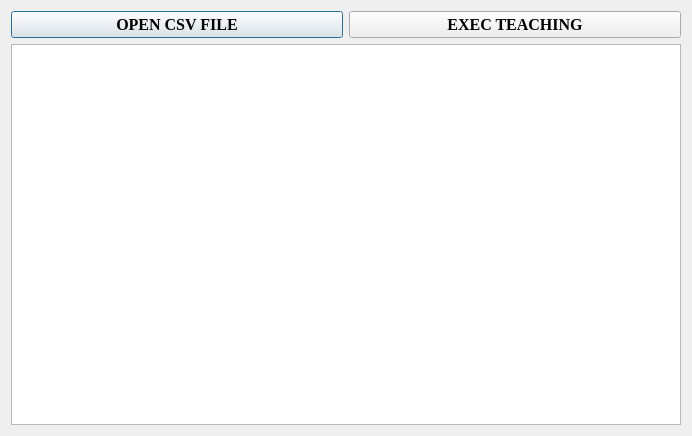
<?xml version="1.0" encoding="UTF-8"?>
<ui version="4.0">
 <class>TeachDlg</class>
 <widget class="QDialog" name="TeachDlg">
  <property name="geometry">
   <rect>
    <x>0</x>
    <y>0</y>
    <width>692</width>
    <height>436</height>
   </rect>
  </property>
  <property name="font">
   <font>
    <family>Times New Roman</family>
    <pointsize>12</pointsize>
    <weight>75</weight>
    <bold>true</bold>
   </font>
  </property>
  <property name="windowTitle">
   <string>Teaching Dialog</string>
  </property>
  <layout class="QGridLayout" name="gridLayout_2">
   <item row="0" column="0">
    <layout class="QGridLayout" name="gridLayout">
     <item row="0" column="0">
      <widget class="QPushButton" name="csvBtn">
       <property name="text">
        <string>OPEN CSV FILE</string>
       </property>
       <property name="icon">
        <iconset resource="Resource.qrc">
         <normaloff>:/icons/file.ico</normaloff>:/icons/file.ico</iconset>
       </property>
      </widget>
     </item>
     <item row="0" column="1">
      <widget class="QPushButton" name="startBtn">
       <property name="text">
        <string>EXEC TEACHING</string>
       </property>
       <property name="icon">
        <iconset resource="Resource.qrc">
         <normaloff>:/icons/start.ico</normaloff>:/icons/start.ico</iconset>
       </property>
      </widget>
     </item>
     <item row="1" column="0" colspan="2">
      <widget class="QTextBrowser" name="infoBrowser">
       <property name="font">
        <font>
         <family>Times New Roman</family>
         <pointsize>9</pointsize>
         <weight>50</weight>
         <bold>false</bold>
        </font>
       </property>
      </widget>
     </item>
    </layout>
   </item>
  </layout>
 </widget>
 <layoutdefault spacing="6" margin="11"/>
 <resources>
  <include location="Resource.qrc"/>
 </resources>
 <connections/>
</ui>
